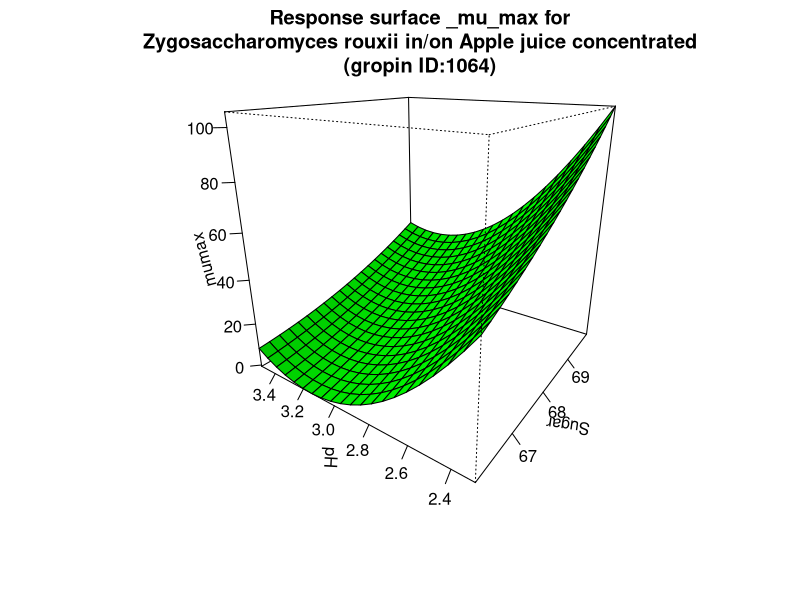

Source code (R):
#############################
# start of Parameter script
#############################
Sugar <- seq(66.066,69.9300699300699,length.out=21)
pH <- seq(2.2977022977023,3.5035,length.out=21)
#############################
# end of Parameter script
#############################
############################# 
# start of Model script Gropin ID 1064 
#############################
 
# constant coefficients for this model
 
variables <- data.frame(Sugar,pH)
argumentsPar <- unique.data.frame(expand.grid(variables))
 
# heart of the model
response_surface <- function(Sugar,pH) {
   mumax <-4655.09141-141.06579*Sugar+1.23229*(Sugar^2)-89.94556*pH+71.96275*(pH^2)-5.50379*Sugar*pH

	return(mumax=mumax)
} 

# output parameters
responseSurface <- cbind(argumentsPar,response_surface(argumentsPar['Sugar'],argumentsPar['pH']))
colnames(responseSurface) <- c(colnames(argumentsPar),'mumax')
#############################
# End of Model script
#############################
############################# 
# start of Visualisation script Gropin ID 1064 
#############################
titleText <-'Response surface _mu_max for
Zygosaccharomyces rouxii in/on Apple juice concentrated
(gropin ID:1064)'
persp(Sugar,pH,matrix(unlist(responseSurface$'mumax'),nrow=21),col = 'green',xlab='Sugar',ylab='pH',zlab='mumax',main=titleText,theta=305,phi=20,shade=0.25,ticktype = 'detailed')
#############################
# End of Visualisation script
#############################
